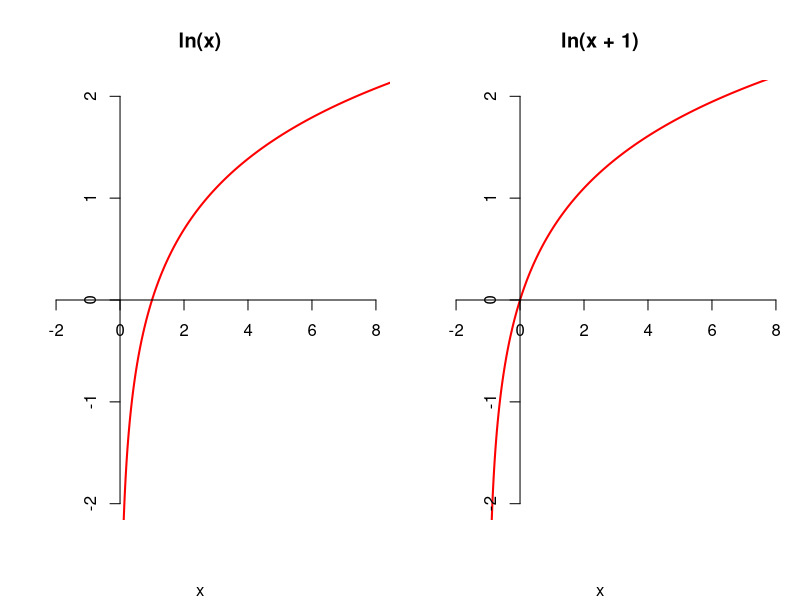
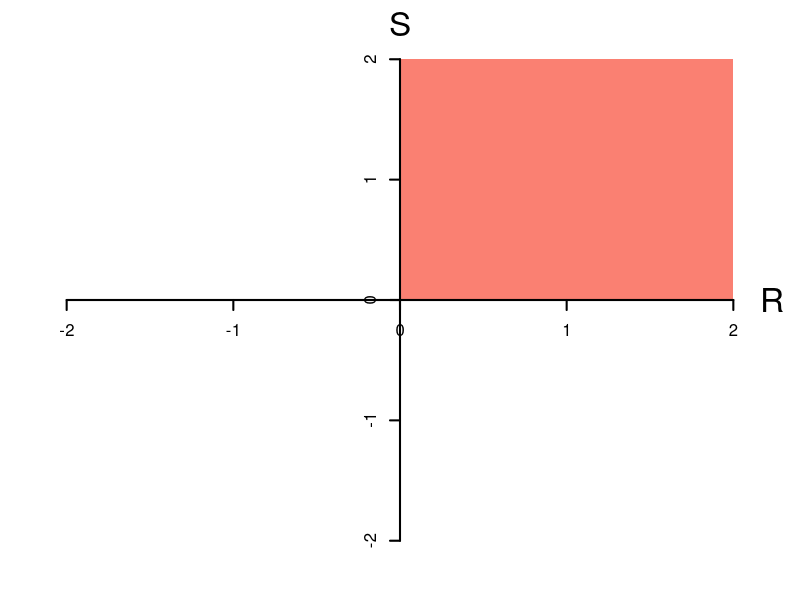

Write R code to recreate these figures, in order.
par(mfrow = c(1, 2), mar = c(4, 0.5, 4, 0.5))
curve(log(x), from = 0.1, to = 10, n = 1000, xlim = c(-3, 8),
      ylim = c(-2, 2), main = "ln(x)", ylab = "",
      xaxt = "n", yaxt = "n", bty = "n", col = "red", lwd = 2)
axis(1, pos = 0)
axis(2, pos = 0)

curve(log(x+1), from = -1.1, to = 10, n = 1000, xlim = c(-3, 8),
      ylim = c(-2, 2), main = "ln(x + 1)", ylab = "",
      xaxt = "n", yaxt = "n", bty = "n", col = "red", lwd = 2)
axis(1, pos = 0)
axis(2, pos = 0)

par(mfrow = c(1, 1), mar = c(2, 2, 2, 2))

plot(0, col = 'white', 
     bty = "n", 
     xlim = c(-2, 2), ylim = c(-2, 2), xaxt = "n", yaxt = "n")
polygon(c(0, 2, 2, 0), c(0, 0, 2, 2), border = NA, col = "salmon")
axis(1, pos = 0, lwd = 2)
axis(2, pos = 0, lwd = 2)
mtext("R", side = 4, at = 0, las = 2, line = 0, cex = 2)
mtext("S", side = 3, at = 0, las = 0, line = 0, cex = 2)
